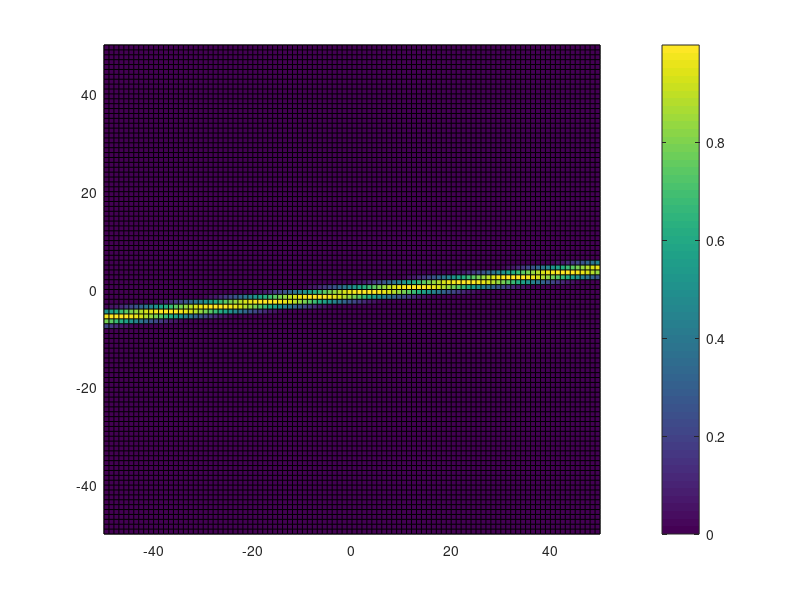

The MATLAB script that drew this image: (Note: this script raises an error after producing the figure.)
%RVELBIAS       Velocity estimate bias example
%
%   Recovery velocity bias script.  This script plots the bias of the Mallat
%   wavelet velcoity estimator for a range of velocities for a given wavenumber.
%   For each velocity the temporal profile is plotted producing a waterfall
%   style plot.  The modifiable parameters are in the beginning of the script.

%%%%%%%%%%%%%%%%%%%%%%%%%%%%%%%%%%%%%%%%%%%%%%%%%%%%%%%%%%%%%%%%%%%%%%%%%%%%%%%
%%%%%%%%%%%%%%%%%%%%%%%%%%%%%%%%%%%%%%%%%%%%%%%%%%%%%%%%%%%%%%%%%%%%%%%%%%%%%%%
%  $Author: rickg $
%
%  $Date: 2004/01/03 08:24:45 $
%
%  $Revision: 1.1.1.1 $
%
%  $Log: rvelbias.m,v $
%  Revision 1.1.1.1  2004/01/03 08:24:45  rickg
%  Matlab Source
%
%  Revision 1.1  1997/07/31 19:29:00  rjg
%  Initial revision
%
%  
%%%%%%%%%%%%%%%%%%%%%%%%%%%%%%%%%%%%%%%%%%%%%%%%%%%%%%%%%%%%%%%%%%%%%%%%%%%%%%%
%%%%%%%%%%%%%%%%%%%%%%%%%%%%%%%%%%%%%%%%%%%%%%%%%%%%%%%%%%%%%%%%%%%%%%%%%%%%%%%


%%
%%  Modifyable parameters
%%
nSpace = 101;
nTemp = 101;
pulseWidth = 50;
w = (2 * pi) / pulseWidth;

%
%  Kx = 0.1257 gives a period of 50 samples
%
sScale = 2;
tScale = 2;
Thresh = 0.50;
lambda = 1;
%%
%%  Processing flags
%%
flgUseFwdSpatDiff = 1;

%%
%%  Plot flags
%%
flgShowFunc = 1;
flgPlotVelArr = 1;
flgShowTable = 1;
if flgShowTable
    fprintf('Wavefront : Raise Sine Pulse\t Temporal width: %d\n', ...
        pulseWidth);
    fprintf('Velocity\tCenter Value\tWghted Deriv.\tMean\t\tMedian\n');
end

%%
%%  Create the spatial and temporal coordinates
%%
t = linspace(-1*floor(nTemp/2), floor(nTemp/2), nTemp);
tmat = repmat(t, nSpace, 1);
x = linspace(-1*floor(nSpace/2), floor(nSpace/2), nSpace)';
xmat = repmat(x, 1, nTemp);
idxSpCenter = ceil(nSpace/2);
idxTmCenter = ceil(nTemp/2);

%%
%%  Loop over changing parameter
%%
vel = 0.1:0.1:1.5;

%%
%%  Pre-allocate the result vectors
%%
centerValueBias = zeros(length(vel), 1);
PWDVelBias = zeros(length(vel), 1);
meanVelBias = zeros(length(vel), 1);
medianVelBias = zeros(length(vel), 1);
VelProfiles = zeros(length(vel), length(t));

for iVel = 1:length(vel)
    
    %%
    %%  Compute the argument to the wavefront
    %%
    kx = w / vel(iVel);
    arg = -1 * (kx * xmat - w * tmat);

    %%
    %%  Compute the wavefront
    %%
    f = zeros(size(arg));
    idxPulse = (arg >= -pi/2) & (arg <= 3*pi/2);
    f(idxPulse) = 0.5 * (sin(arg(idxPulse)) + 1);

    
    if flgShowFunc
        pcolor(t, x, f);
        colorbar
        drawnow
    end
    
    %%
    %%  Compute the Mallat decomposition at the specified scale
    %%
    if flgUseFwdSpatDiff
        df_dx = flipud(-1 * mallat1s(flipud(f), sScale));
    else
        df_dx = mallat1s(f, sScale);
    end
    
    df_dt = mallat1s(f', tScale)';

    %%
    %%  Threshold detect both derivatives
    %%
    dtPeak = max(df_dt')';
    detT = zeros(size(df_dt));
    for iSpace = 1:nSpace,
        detT(iSpace, :) = df_dt(iSpace, :) > Thresh * dtPeak(iSpace);
    end

    dxPeak = min(df_dx')';
    detX = zeros(size(df_dx));
    for iSpace = 1:nSpace,
        detX(iSpace, :) = df_dx(iSpace, :) < Thresh * dxPeak(iSpace);
    end
    idxVel = detX & detT;

    %%
    %%  Compute the ratio of the temporal derivative to the spatial derivative
    %%  where the are both above the threshold
    %%
    Vel = zeros(size(df_dt));
    Vel(idxVel) = -1 * df_dt(idxVel) ./ df_dx(idxVel);

    %%
    %%  Fill in the velocity profile array
    %%
    VelProfiles(iVel,:) = Vel(idxSpCenter,:);

    %%
    %%  Center velocity bias value
    %%
    centerValueBias(iVel) = 100 * (Vel(idxSpCenter, idxTmCenter) ...
        - vel(iVel)) / vel(iVel); 

    %%
    %%  Peak weighted derivative index
    %%
    [val idxPeakWD] = max(abs(df_dt(idxSpCenter, :)) + ...
        lambda * abs(df_dx(idxSpCenter, :)));
    PWDVelBias(iVel) = 100 * (Vel(idxSpCenter, idxPeakWD) - vel(iVel)) / ...
        vel(iVel);
    

    %%
    %%  Find the support of the wavefront
    %%
    OnWavefront = Vel(idxSpCenter,:) ~= 0.0;
    
    %%
    %%  Mean stats of the wavefront
    %%
    meanVel = mean(Vel(idxSpCenter, OnWavefront));
    meanPctBias = 100 * (meanVel - vel(iVel)) / vel(iVel);
    meanVelBias(iVel) = meanPctBias;

    %%
    %%  Median stats of the wavefront
    %%
    medianVel = median(Vel(idxSpCenter, OnWavefront));
    medianPctBias = 100 * (medianVel - vel(iVel)) / vel(iVel);
    medianVelBias(iVel) = medianPctBias;
    
    %%
    %%  Show table if requested
    %%
    if flgShowTable
        fprintf('%f\t%f%%\t%f%%\t%f%%\t%f%%\n',...
            vel(iVel), centerValueBias(iVel), PWDVelBias(iVel), ...
            meanPctBias, medianPctBias)
    end
    
end

if flgPlotVelArr
    waterfall(t, vel, VelProfiles)
    xlabel('Time')
    ylabel('Actual Velocity')
    zlabel('Estimated Velocity')
    axis([min(t) max(t) min(vel) max(vel) 0 max(vel)])
end
